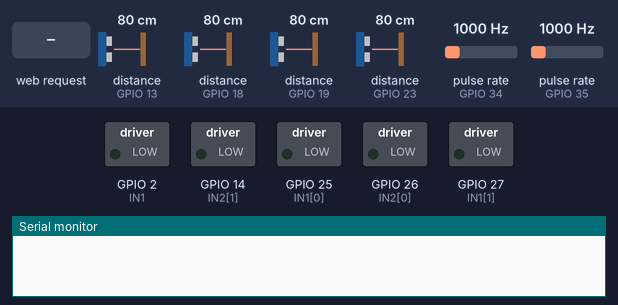
The sketch below on a simulated ESP32. Parts: switched loads named in the sketch (green lamp = pin HIGH), the last lines printed to the serial monitor. Wiring (inferred from the names in the program): 4 × ultrasonic range finder: trigger GPIO 4, echo GPIO 13 / trigger GPIO 5, echo GPIO 18 / trigger GPIO 16, echo GPIO 23 / trigger GPIO 17, echo GPIO 19; 2 × pulse sensor: data GPIO 34 / data GPIO 35. Dashed ring = blinking. Inputs (shaded band) come from the test bench; at power-on: distance to the obstacle (sensors on GPIO 13, GPIO 18, GPIO 19, GPIO 23) 80 cm, pulse rate (sensors on GPIO 34, GPIO 35) 1000 Hz. The echo pulse lasts 58.3 µs per cm; EEPROM starts erased; pins used as bus, display or sensor lines are not drawn.

Above: at 0.0 s.
At 1.4 s:
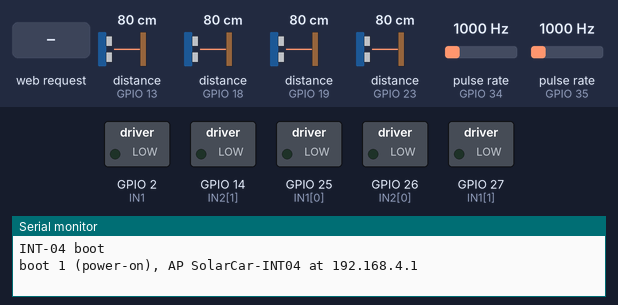
1.5 s: HTTP request GET /c?x=f received
At 1.9 s:
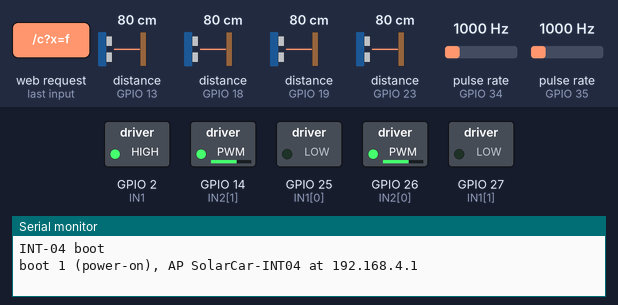
Timing chart, 0 to 10.5 s (numbered marks = the images above; inputs shaded):
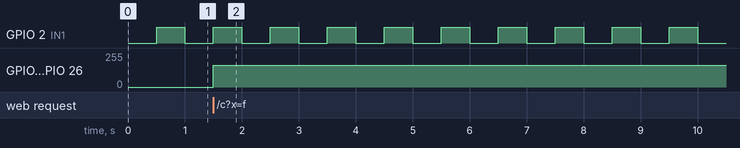

Measured:
- after the input at 1.5 s, GPIO 14 (IN2[1]), GPIO 26 (IN2[0]): 0/255 → 162/255 at once
- by itself, GPIO 2 (IN1): alternates HIGH for 0.50 s and LOW for 0.50 s

The sketch:

INT-04_sensors.ino
```cpp
// INT-04 — Sensors in the chassis: speed sensors + 4 HC-SR04 (pair scheme) + drive, ESP32 on Buck A (no USB).
// Pins = KiCad ESP32 schematic. Motors L 25/26, R 27/14 | Encoders SPD_L 34, SPD_R 35 (30-slot discs)
// Ultrasonic TRIG/ECHO: F 5/18, L 17/19, R 16/23, B 4/13 (ECHO via 2.2k/4.7k divider). INA219 battery 0x41.
// Phone: join "SolarCar-INT04" (password solarcar1), open http://192.168.4.1
//   Zero = reset counts and sensor min/max | Fwd / Coast / Brake at the speed slider
//   Drive 2 m / Drive 5 m = drive straight, BRAKE when the average encoder distance reaches the target
//   Full speed = wheels lifted, 100 % command, read steady RPM and m/s (expected max speed)
// Ultrasonic: L+R fired together, 30 ms, F+B together, 30 ms (60 ms cycle, U-13 decision). Each sensor shows
//   last / min / max since Zero and a spike count (jump > 20 cm between consecutive readings).
#include <WiFi.h>
#include <WebServer.h>
#include <Preferences.h>

// ---- drive (as INT-03) ----
const int IN1[2] = {25, 27}, IN2[2] = {26, 14};
const bool INV[2] = {true, true};
const int DUTY_MAX = 238, DUTY_MIN = 51;              // 7.0 V / 7.5 V cap; ~20 % start threshold
void setOut(int s, int a, int b) { if (INV[s]) { int t = a; a = b; b = t; } ledcWrite(IN1[s], a); ledcWrite(IN2[s], b); }
// Supplier reference (19/10): FWD = H/L, REV = L/H, STOP = L/L; speed = PWM on the HIGH input. HH never used.
void drive(int s, int dir, int duty) {                // dir 1 fwd, -1 rev, 0/2 stop (LL)
  if (dir == 0 || dir == 2 || duty == 0) { ledcWrite(IN1[s], 0); ledcWrite(IN2[s], 0); return; }
  if (dir > 0) setOut(s, duty, 0); else setOut(s, 0, duty);
}
int dutyFromPct(int p) { return p <= 0 ? 0 : DUTY_MIN + (DUTY_MAX - DUTY_MIN) * p / 100; }
void both(int dir, int duty) { drive(0, dir, duty); drive(1, dir, duty); }

// ---- encoders (U-12 filter: falling edge, >= 500 us low then high) ----
const uint8_t ENC[2] = {34, 35};
const int SLOTS = 30; const float WHEEL_MM = 65.0;
const uint32_t MIN_PULSE_US = 500;
volatile uint32_t cnt[2], eRise[2], eFall[2]; volatile bool armed[2];
void IRAM_ATTR encEdge(uint8_t i) {
  uint32_t now = micros();
  if (digitalRead(ENC[i])) { armed[i] = (now - eFall[i] >= MIN_PULSE_US); eRise[i] = now; }
  else { if (armed[i] && now - eRise[i] >= MIN_PULSE_US) cnt[i]++; armed[i] = false; eFall[i] = now; }
}
void IRAM_ATTR encL() { encEdge(0); }  void IRAM_ATTR encR() { encEdge(1); }
uint32_t snap(int i) { noInterrupts(); uint32_t c = cnt[i]; interrupts(); return c; }
float metres(uint32_t c) { return c * PI * WHEEL_MM / 1000.0 / SLOTS; }

// ---- ultrasonic, pair scheme ----
const char* UN[4] = {"F", "L", "R", "B"};
const uint8_t TRIG[4] = {5, 17, 16, 4}, ECHO[4] = {18, 19, 23, 13};
uint16_t GAP_MS = 30; const float CM_PER_US = 0.01717;
const uint8_t PAIR[2] = {0b0110, 0b1001};             // L+R, then F+B
const uint8_t SEQ[4] = {0b0001, 0b0010, 0b0100, 0b1000}; // F, L, R, B one at a time
bool seqMode = false;                                 // page: "US pairs" / "US one-by-one", gap buttons
volatile uint32_t uRise[4], uFall[4];
void IRAM_ATTR uEdge(uint8_t i) { if (digitalRead(ECHO[i])) uRise[i] = micros(); else uFall[i] = micros(); }
void IRAM_ATTR u0() { uEdge(0); } void IRAM_ATTR u1() { uEdge(1); } void IRAM_ATTR u2() { uEdge(2); } void IRAM_ATTR u3() { uEdge(3); }
float uLast[4] = {-1, -1, -1, -1}, uMin[4], uMax[4]; uint32_t uSpikes[4], uMiss[4], uReads[4];
uint8_t slot = 0, lastMask = 0; uint32_t tSlot = 0, cycleStart = 0, cycleMs = 0;

void readSlot(uint8_t mask) {
  for (int i = 0; i < 4; i++) if (mask & (1 << i)) {
    uint32_t r = uRise[i], f = uFall[i];
    float cm = (r && f > r) ? (f - r) * CM_PER_US : -1;
    uReads[i]++;
    if (cm <= 0 || cm > 400) { uMiss[i]++; continue; }
    if (uLast[i] > 0 && fabs(cm - uLast[i]) > 20) uSpikes[i]++;
    uLast[i] = cm; uMin[i] = min(uMin[i], cm); uMax[i] = max(uMax[i], cm);
  }
}
void fireSlot(uint8_t mask) {
  for (int i = 0; i < 4; i++) if (mask & (1 << i)) { uRise[i] = uFall[i] = 0; digitalWrite(TRIG[i], HIGH); }
  delayMicroseconds(10);
  for (int i = 0; i < 4; i++) if (mask & (1 << i)) digitalWrite(TRIG[i], LOW);
}
void zeroAll() {
  noInterrupts(); cnt[0] = cnt[1] = 0; interrupts();
  for (int i = 0; i < 4; i++) { uMin[i] = 1e9; uMax[i] = 0; uSpikes[i] = uMiss[i] = uReads[i] = 0; uLast[i] = -1; }
}

// ---- modes ----
enum Mode { IDLE, MANUAL, TARGET, FULL } mode = IDLE;
const char* MN[] = {"idle", "manual fwd", "drive to target", "full speed"};
int speedPct = 60; float targetM = 0, stopAtM = -1;
float rpm[2]; uint32_t tRpm = 0, prevC[2];

WebServer server(80); Preferences prefs; uint32_t boots; const char* reason;
const char* resetName(esp_reset_reason_t r) {
  switch (r) { case ESP_RST_POWERON: return "power-on"; case ESP_RST_EXT: return "EN button"; case ESP_RST_SW: return "software";
    case ESP_RST_PANIC: return "crash"; case ESP_RST_BROWNOUT: return "BROWNOUT"; default: return "other/watchdog"; }
}

const char PAGE[] PROGMEM = R"HTML(<html><head><meta name='viewport' content='width=device-width'><style>
body{font-family:sans-serif;margin:10px}button{font-size:18px;padding:10px;margin:3px;min-width:80px}
table{border-collapse:collapse;font-size:16px}td,th{border:1px solid #999;padding:3px 6px}</style></head><body>
<div><button onclick="c('z')">Zero</button><button onclick="c('f')">Fwd</button><button onclick="c('c')">Coast</button><button style='background:#e66' onclick="c('b')">Stop</button></div>
<div><button onclick="c('t2')">Drive 2 m</button><button onclick="c('t5')">Drive 5 m</button><button onclick="c('m')">Full speed</button></div>
<div><button onclick="c('up')">US pairs</button><button onclick="c('us')">US one-by-one</button>
<button onclick="c('g20')">gap 20</button><button onclick="c('g25')">gap 25</button><button onclick="c('g30')">gap 30</button><button onclick="c('g40')">gap 40</button><button onclick="c('g50')">gap 50</button></div>
<div>Raw IN1 IN2: <button onclick="c('k00')">LL</button><button onclick="c('k01')">LH</button><button onclick="c('k10')">HL</button><button onclick="c('k11')">HH</button></div>
<div>Speed <input type=range min=0 max=100 value=60 style='width:55%' onchange="c('v'+this.value)"> <span id=sp>60</span>%</div>
<div id=st></div><script>
function c(x){fetch('/c?x='+x);}
setInterval(()=>fetch('/s').then(r=>r.json()).then(j=>{let u='<table><tr><th></th><th>last</th><th>min</th><th>max</th><th>spikes</th><th>miss</th></tr>';
for(const s of j.us)u+='<tr><td>'+s.n+'</td><td>'+s.l+'</td><td>'+s.mn+'</td><td>'+s.mx+'</td><td>'+s.sp+'</td><td>'+s.ms+'</td></tr>';
document.getElementById('sp').textContent=j.sp;
document.getElementById('st').innerHTML='Mode: <b>'+j.mode+'</b> | boots '+j.boots+' ('+j.reason+')<br>Counts L '+j.cL+' R '+j.cR+
'<br>Distance L '+j.dL+' R '+j.dR+' avg <b>'+j.dA+' m</b>'+(j.stop>=0?' | braked at '+j.stop+' m':'')+
'<br>RPM L '+j.rL+' R '+j.rR+' | speed '+j.ms+' m/s<br>US '+j.sch+', gap '+j.gap+' ms, cycle '+j.cy+' ms'+u+'</table>';}),400);
</script></body></html>)HTML";

void cmd() {
  String x = server.arg("x");
  if (x == "z") { zeroAll(); stopAtM = -1; }
  else if (x == "f") { mode = MANUAL; both(1, dutyFromPct(speedPct)); }
  else if (x == "c") { mode = IDLE; both(0, 0); }
  else if (x == "b") { mode = IDLE; both(2, 0); }
  else if (x == "m") { mode = FULL; both(1, DUTY_MAX); }
  else if (x[0] == 't') { zeroAll(); targetM = x.substring(1).toFloat(); stopAtM = -1; mode = TARGET; both(1, dutyFromPct(speedPct)); }
  else if (x[0] == 'k') {                              // raw truth table, both sides: k<IN1><IN2>, no INV swap
    mode = IDLE; int a = x[1] == '1' ? 255 : 0, b = x[2] == '1' ? 255 : 0;
    for (int s = 0; s < 2; s++) { ledcWrite(IN1[s], a); ledcWrite(IN2[s], b); }
  }
  else if (x == "up") { seqMode = false; zeroAll(); }
  else if (x == "us") { seqMode = true; zeroAll(); }
  else if (x[0] == 'g') { GAP_MS = constrain(x.substring(1).toInt(), 15, 60); zeroAll(); }
  else if (x[0] == 'v') { speedPct = constrain(x.substring(1).toInt(), 0, 100); if (mode == MANUAL || mode == TARGET) both(1, dutyFromPct(speedPct)); }
  server.send(200, "text/plain", "ok");
}

String f1(float v, int d) { return v < 0 || v > 1e8 ? String("-") : String(v, d); }
void status() {
  uint32_t a = snap(0), b = snap(1);
  float dA = (metres(a) + metres(b)) / 2, ms = (rpm[0] + rpm[1]) / 2 * PI * WHEEL_MM / 1000 / 60;
  String s = "{\"mode\":\"" + String(MN[mode]) + "\",\"boots\":" + boots + ",\"reason\":\"" + reason + "\",\"sp\":" + speedPct +
    ",\"cL\":" + a + ",\"cR\":" + b + ",\"dL\":\"" + String(metres(a), 3) + "\",\"dR\":\"" + String(metres(b), 3) +
    "\",\"dA\":\"" + String(dA, 3) + "\",\"stop\":" + String(stopAtM, 3) + ",\"rL\":\"" + String(rpm[0], 0) + "\",\"rR\":\"" + String(rpm[1], 0) +
    "\",\"ms\":\"" + String(ms, 2) + "\",\"cy\":" + cycleMs + ",\"gap\":" + GAP_MS + ",\"sch\":\"" + (seqMode ? "one-by-one" : "pairs") + "\",\"us\":[";
  for (int i = 0; i < 4; i++)
    s += String(i ? "," : "") + "{\"n\":\"" + UN[i] + "\",\"l\":\"" + f1(uLast[i], 1) + "\",\"mn\":\"" + f1(uMin[i], 1) + "\",\"mx\":\"" +
         f1(uMax[i] > 0 ? uMax[i] : -1, 1) + "\",\"sp\":" + uSpikes[i] + ",\"ms\":" + uMiss[i] + "}";
  server.send(200, "application/json", s + "]}");
}

void setup() {
  Serial.begin(115200); delay(200); Serial.println("INT-04 boot");
  pinMode(2, OUTPUT);
  for (int s = 0; s < 2; s++) { ledcAttach(IN1[s], 20000, 8); ledcAttach(IN2[s], 20000, 8); drive(s, 0, 0); }
  for (int i = 0; i < 2; i++) pinMode(ENC[i], INPUT);
  attachInterrupt(ENC[0], encL, CHANGE); attachInterrupt(ENC[1], encR, CHANGE);
  for (int i = 0; i < 4; i++) { pinMode(TRIG[i], OUTPUT); digitalWrite(TRIG[i], LOW); pinMode(ECHO[i], INPUT); }
  attachInterrupt(ECHO[0], u0, CHANGE); attachInterrupt(ECHO[1], u1, CHANGE);
  attachInterrupt(ECHO[2], u2, CHANGE); attachInterrupt(ECHO[3], u3, CHANGE);
  zeroAll();
  prefs.begin("int04", false); boots = prefs.getUInt("boots", 0) + 1; prefs.putUInt("boots", boots);
  reason = resetName(esp_reset_reason());
  WiFi.softAP("SolarCar-INT04", "solarcar1");
  server.on("/", []() { server.send_P(200, "text/html", PAGE); });
  server.on("/c", cmd); server.on("/s", status);
  server.on("/zb", []() { boots = 0; prefs.putUInt("boots", 0); server.send(200, "text/plain", "boot counter reset"); });
  server.begin();
  Serial.printf("boot %lu (%s), AP SolarCar-INT04 at %s\n", (unsigned long)boots, reason, WiFi.softAPIP().toString().c_str());
}

void loop() {
  server.handleClient();
  digitalWrite(2, (millis() / 500) % 2);

  if (millis() - tSlot >= GAP_MS) {                    // ultrasonic pair scheme
    tSlot = millis();
    if (lastMask) readSlot(lastMask);
    uint8_t n = seqMode ? 4 : 2; if (slot >= n) slot = 0;
    if (slot == 0) { cycleMs = millis() - cycleStart; cycleStart = millis(); }
    lastMask = seqMode ? SEQ[slot] : PAIR[slot]; fireSlot(lastMask); slot++;
  }

  if (millis() - tRpm >= 1000) {                       // wheel speed, 1 s window
    tRpm = millis();
    for (int i = 0; i < 2; i++) { uint32_t c = snap(i); rpm[i] = (c - prevC[i]) * 60.0 / SLOTS; prevC[i] = c; }
  }

  if (mode == TARGET && (metres(snap(0)) + metres(snap(1))) / 2 >= targetM) {   // drive-to-distance
    both(0, 0); stopAtM =                               // STOP = LOW LOW (brake HH drives on this build, 19/10)
(metres(snap(0)) + metres(snap(1))) / 2; mode = IDLE;
  }
}
```
